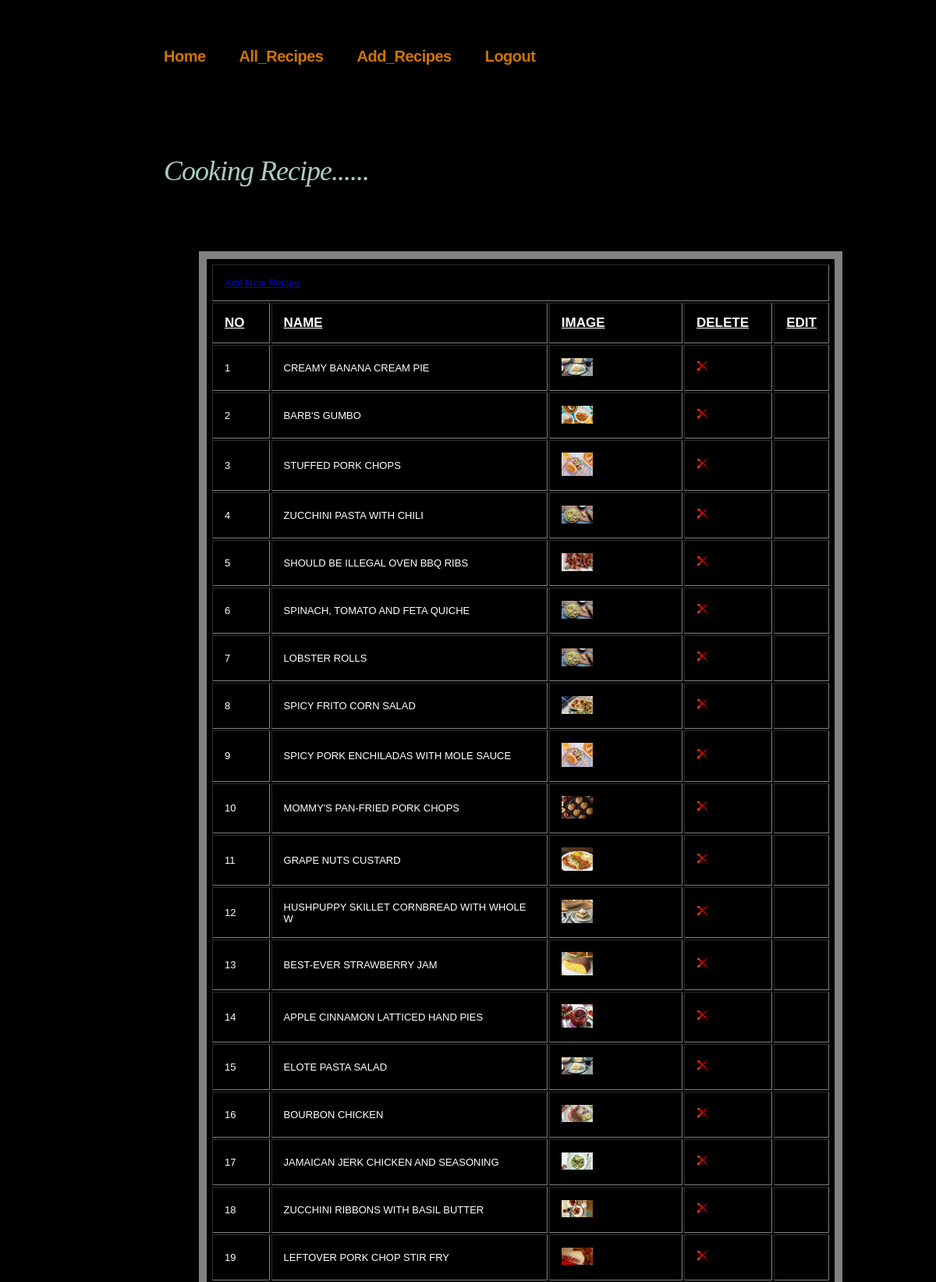
Screenshot of /admin/all_recipe.php (upper part) with the database file from the repository.
### tables this page shows
CREATE TABLE `recipe` (
  `publisher_name` varchar(30) NOT NULL,
  `recipe_id` int(4) NOT NULL,
  `course_id` int(4) NOT NULL,
  `sub_category_id` int(11) NOT NULL,
  `recipe_name` varchar(40) NOT NULL,
  `cook_time` varchar(30) NOT NULL,
  `recipe_image` longtext NOT NULL,
  `pre_time` varchar(30) NOT NULL,
  `ingredients` text NOT NULL,
  `directions` text NOT NULL
);

### admin/all_recipe.php (the view, shortened to what this page needs)
<?php
require('includes/config.php');
$sql ="SELECT * FROM recipe";
$result2=$conn->query($sql);
?>
<!DOCTYPE html PUBLIC "-//W3C//DTD XHTML 1.0 Strict//EN" "http://www.w3.org/TR/xhtml1/DTD/xhtml1-strict.dtd">
<html xmlns="http://www.w3.org/1999/xhtml">
<head>
		<?php
			include("includes/head.inc.php");
		?>
</head>
<body>
<div id="header">
	<div id="menu">
		<?php
			include("includes/menu.inc.php");
		?>
	</div>
</div>
<div id="logo-wrap">
<div id="logo">
		<?php
			include("includes/logo.inc.php");
		?>
</div>
</div>
<div id="page">
	<div id="content">
		<div class="post">
			<div class="entry">
				<table border='1' WIDTH='100%'>
						<tr>
							<td colspan="7"><a href="addrecipe.php">Add New Recipe</a></td>
						</tr>
						<tr>
							<td WIDTH='10%' style="color:darkgreen"><b><u>NO</u></b></td>
							<td style="color:darkgreen" WIDTH='50%'><b><u>NAME</u></b></td>
							<td style="color:darkgreen" WIDTH='25%'><b><u>IMAGE</u></b></td>
							<td style="color:darkgreen" WIDTH='25%'><b><u>DELETE</u></b></td>
							<td style="color:darkgreen" WIDTH='25%'><b><u>EDIT</u></b></td>
						</tr>
						<?php
							$count=1;
							while($row=mysqli_fetch_assoc($result2))
							{
							echo '
								<tr>
									<td>
										'.$count.'
									</td>
									<td>
										'.$row['recipe_name'].'
									</td>
									<td>
										<img src="../upload_image/'.$row['recipe_image'].'" WIDTH="40px;">
									</td>
									<td>
									 <a href="all_recipe.php?delete=<?'.$row['recipe_id'].'">
											<img src="images/drop.png">
										</a>
									</td>
									<td>
									 <a href="all_recipe.php?recipe_id=<?'.$row['recipe_id'].'">
											<img src="images/edit2.png">
										</a>
									</td>
								</tr>';
								$count++;
							}
						?>
					</TABLE>
				</div>
			</div>
		</div>
</div>
	<div id="footer">
	</div>
</body>
</html>

### admin/css/index.css (style rules this page uses)
body { margin-top: 49px; padding: 0; background-color: black; background-repeat: no-repeat; background-size: cover; font-family: "Trebuchet MS", Arial, Helvetica, sans-serif; font-size: 13px; color: white; user-select: none; }
#header { width: 860px; height: 52px; margin: 0 auto; }
#menu { float: left; width: 860px; height: 54px; }
#logo { width: 820px; height: 200px; margin: 0 auto; }
#page { width: 850px; margin: 0 auto; }
#content { float: left; width: 825px; margin-left:80px; }
#footer { margin: 0 auto; height: 64px; min-height: 64px; padding: 0; }

### admin/css/forms.css (style rules this page uses)
b { color:white; font-size: 17px; }

### admin/all_recipe.php (style rules this page uses)
table { padding:5px;border:10px solid gray }
td,th { padding:15px }

### rows the page displays
recipe: recipe_name "CREAMY BANANA CREAM PIE", recipe_image (picture)
recipe: recipe_name "BARB'S GUMBO", recipe_image (picture)
recipe: recipe_name "STUFFED PORK CHOPS", recipe_image (picture)
recipe: recipe_name "ZUCCHINI PASTA WITH CHILI", recipe_image (picture)
recipe: recipe_name "SHOULD BE ILLEGAL OVEN BBQ RIBS", recipe_image (picture)
recipe: recipe_name "SPINACH, TOMATO AND FETA QUICHE", recipe_image (picture)
recipe: recipe_name "LOBSTER ROLLS", recipe_image (picture)
recipe: recipe_name "SPICY FRITO CORN SALAD", recipe_image (picture)
recipe: recipe_name "SPICY PORK ENCHILADAS WITH MOLE SAUCE", recipe_image (picture)
recipe: recipe_name "MOMMY'S PAN-FRIED PORK CHOPS", recipe_image (picture)
recipe: recipe_name "GRAPE NUTS CUSTARD", recipe_image (picture)
recipe: recipe_name "HUSHPUPPY SKILLET CORNBREAD WITH WHOLE W", recipe_image (picture)
recipe: recipe_name "BEST-EVER STRAWBERRY JAM", recipe_image (picture)
recipe: recipe_name "APPLE CINNAMON LATTICED HAND PIES", recipe_image (picture)
recipe: recipe_name "ELOTE PASTA SALAD", recipe_image (picture)
recipe: recipe_name "BOURBON CHICKEN", recipe_image (picture)
recipe: recipe_name "JAMAICAN JERK CHICKEN AND SEASONING", recipe_image (picture)
recipe: recipe_name "ZUCCHINI RIBBONS WITH BASIL BUTTER", recipe_image (picture)
recipe: recipe_name "LEFTOVER PORK CHOP STIR FRY", recipe_image (picture)
